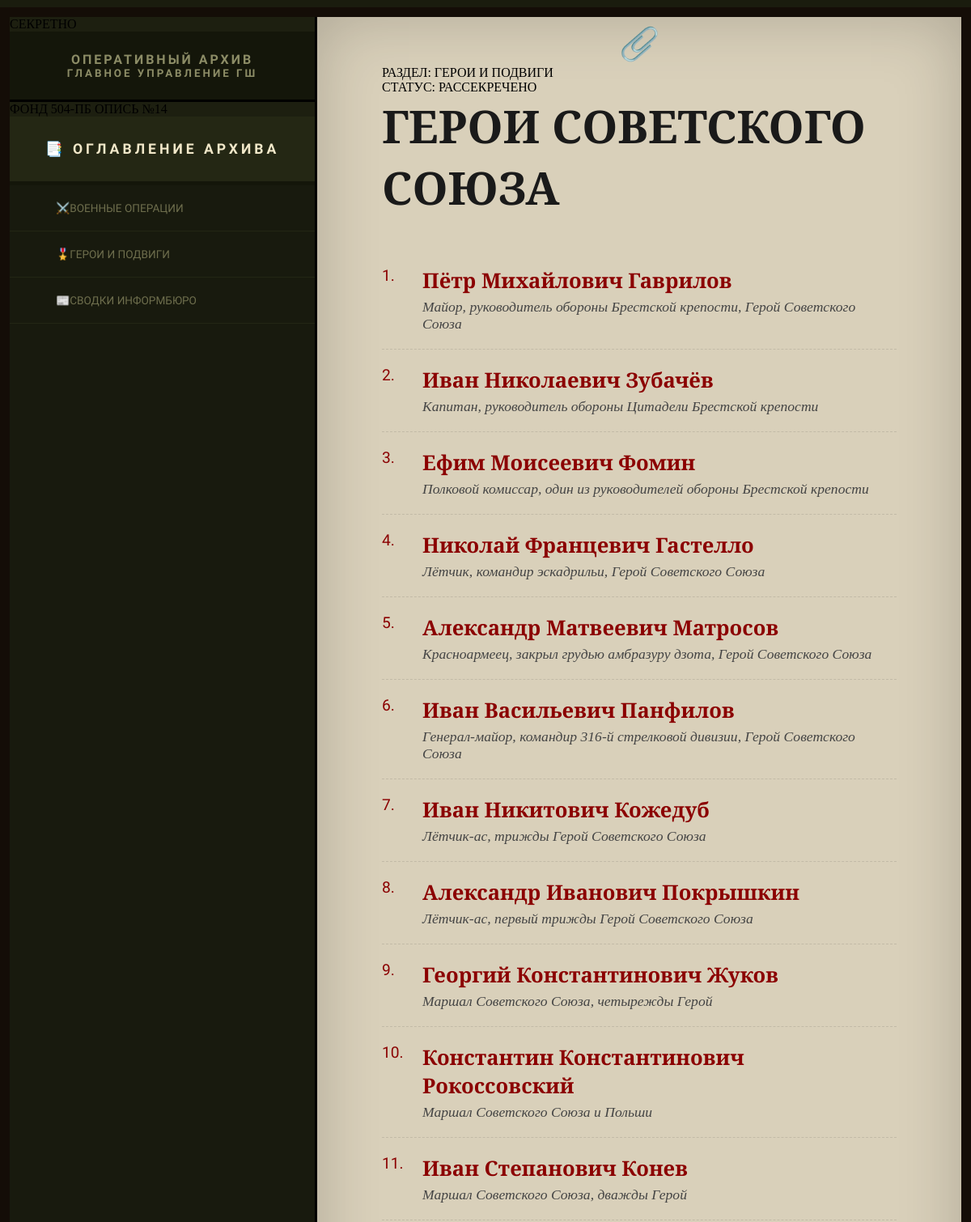
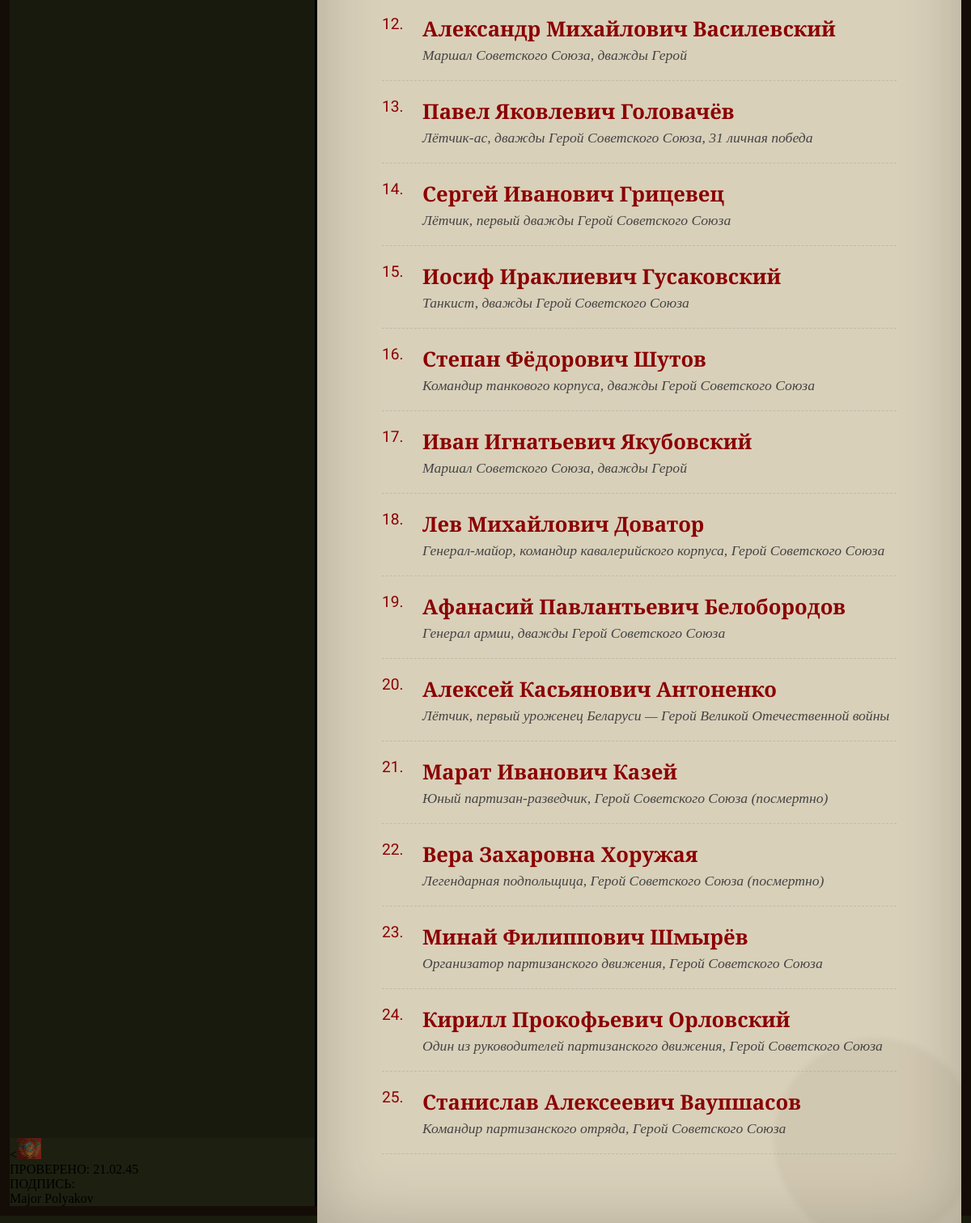
/heroes, run on the app's committed database (2 pictures, top to bottom).
### app.py (models this page shows)
class Hero(db.Model):
    id = db.Column(db.String(50), primary_key=True)
    name = db.Column(db.String(100), nullable=False)
    description = db.Column(db.String(200))
    text = db.Column(db.Text)
    image = db.Column(db.String(100))
    audio = db.Column(db.String(100))
    video = db.Column(db.String(100))
    lat = db.Column(db.Float)
    lng = db.Column(db.Float)

### app.py (the view)
@app.route('/heroes')
def heroes_list():
    heroes = Hero.query.all()
    return render_template('heroes.html', heroes=heroes)

### app.py (called while the page is built)
@app.context_processor
def inject_current_page():
    return dict(current_page=request.path)

### templates/heroes.html
{% extends "base.html" %}
{% block content %}
<div class="archive-intro">
    <div class="inventory-tag">РАЗДЕЛ: ГЕРОИ И ПОДВИГИ<br>СТАТУС: РАССЕКРЕЧЕНО</div>
    <h1>ГЕРОИ СОВЕТСКОГО СОЮЗА</h1>
    <ul class="archive-toc">
        {% for hero in heroes %}
        <li>
            <a href="/hero/{{ hero.id }}" class="toc-link">
                <span class="toc-num">{{ loop.index }}.</span>
                <div class="toc-content">
                    <h3>{{ hero.name }}</h3>
                    <p>{{ hero.description }}</p>
                </div>
            </a>
        </li>
        {% endfor %}
    </ul>
    <div class="stain"></div>
</div>
{% endblock %}

### templates/base.html (shortened to what this page needs)
<html lang="ru">
<head>
    <link rel="stylesheet" href="{{ url_for('static', filename='css/style.css') }}">
</head>
<body>
    <div class="tablet-frame">
        <aside class="sidebar">
            <div class="sidebar-stamp">СЕКРЕТНО</div>
            <h2>ОПЕРАТИВНЫЙ АРХИВ<br><small>ГЛАВНОЕ УПРАВЛЕНИЕ ГШ</small></h2>
            <div class="archive-codes">
                <span>ФОНД 504-ПБ</span>
                <span>ОПИСЬ №14</span>
            </div>
            <nav class="nav-menu">
                <a href="/" class="home-link"><span class="nav-icon">📑</span> ОГЛАВЛЕНИЕ АРХИВА</a>
                <a href="/operations" class="nav-link"><span class="nav-icon">⚔️</span> ВОЕННЫЕ ОПЕРАЦИИ</a>
                <a href="/heroes" class="nav-link"><span class="nav-icon">🎖️</span> ГЕРОИ И ПОДВИГИ</a>
                <a href="/reports" class="nav-link"><span class="nav-icon">📰</span> СВОДКИ ИНФОРМБЮРО</a>
            </nav>
            <div class="sidebar-footer">
                <div class="footer-row">
                    <<img src="{{ url_for('static', filename='images/soviet_gerb.png') }}" width="30" style="opacity:0.5;">
                    <div class="footer-text">ПРОВЕРЕНО: 21.02.45<br>ПОДПИСЬ:</div>
                </div>
                <div class="sidebar-signature">Major Polyakov</div>
            </div>
        </aside>
        <main class="paper-sheet">
            {% block content %}{% endblock %}
        </main>
    </div>
</body>
</html>

### static/css/style.css (style rules this page uses)
* { box-sizing: border-box; }
html, body { margin: 0; padding: 0; width: 100%; height: 100%; background: #1a1c0e; overflow: hidden; display: flex; justify-content: center; align-items: center; }
.tablet-frame::before { content: ""; position: absolute; top: 0; left: 0; width: 100%; height: 100%; background: url('https://www.transparenttextures.com/patterns/old-map.png'); opacity: 0.05; pointer-events: none; z-index: 100; }
.tablet-frame { display: flex; width: 100vw; height: 100vh; background: #1e140a; border: 12px solid #140d07; box-shadow: inset 0 0 100px rgba(0,0,0,0.8); position: relative; }
.sidebar { width: 380px; background: #1d1f10; border-right: 3px solid #000; display: flex; flex-direction: column; z-index: 20; }
.sidebar h2 { background: #14160a; color: #8c8c66; font-family: 'Special Elite', cursive; font-size: 1rem; letter-spacing: 3px; text-align: center; padding: 25px 10px; margin: 0; text-transform: uppercase; border-bottom: 3px solid #000; }
.nav-menu { flex: 1; overflow-y: auto; background: #181a0e; }
.home-link { background: #242714 !important; color: #f2e8c9 !important; font-weight: bold; text-align: center; padding: 30px !important; text-transform: uppercase; letter-spacing: 4px; border-bottom: 5px solid #14160a !important; position: sticky; top: 0; z-index: 10; font-size: 1.1rem; font-family: 'Special Elite', cursive; display: block; text-decoration: none; }
.nav-link { display: flex; align-items: center; padding: 20px 30px; color: #6e6e4d; text-decoration: none !important; border-bottom: 1px solid #232614; font-family: 'Special Elite', cursive; font-size: 0.85rem; text-transform: uppercase; transition: 0.2s; }
.nav-link::before { content: "★"; margin-right: 15px; color: transparent; transition: 0.3s; }
.paper-sheet { flex: 1; height: 100vh; background: #d9d0ba; padding: 60px 80px; overflow-y: auto; position: relative; box-shadow: inset 0 0 80px rgba(0,0,0,0.2); display: flex; flex-direction: column; }
.paper-sheet::before { content: "📎"; position: absolute; top: 10px; left: 50%; font-size: 2.5rem; transform: translateX(-50%) rotate(90deg); opacity: 0.8; z-index: 10; }
.stain { position: absolute; bottom: -20px; right: -20px; width: 250px; height: 250px; background: rgba(84, 55, 33, 0.05); border-radius: 50%; pointer-events: none; border: 2px solid rgba(84, 55, 33, 0.03); filter: blur(3px); }
h1 { font-family: 'EB Garamond', serif; font-size: 3.5rem; margin: 0 0 10px 0; color: #1a1a1a; font-weight: 700; }
.archive-toc { list-style: none; padding: 0; margin-top: 40px; }
.archive-toc li { padding: 20px 0; border-bottom: 1px dashed rgba(0,0,0,0.1); display: flex; align-items: flex-start; transition: background-color 0.2s ease; }
.toc-num { font-family: 'Special Elite', cursive; color: #8b0000; font-size: 1.2rem; margin-right: 20px; min-width: 30px; }
.toc-content h3 { margin: 0; font-family: 'EB Garamond', serif; font-size: 1.6rem; }
.toc-content p { margin: 5px 0 0 0; font-family: 'EB Garamond', serif; font-size: 1.1rem; font-style: italic; color: #444; }
.archive-toc a { margin-left: auto; color: #8b0000; text-decoration: none; font-family: 'Special Elite', cursive; font-size: 0.9rem; align-self: center; }
.archive-toc li { padding: 0; }
.toc-link { display: flex; align-items: flex-start; width: 100%; padding: 20px 0; text-decoration: none; color: inherit; transition: background-color 0.2s ease; }

### data on the page
Hero: name "Пётр Михайлович Гаврилов", description "Майор, руководитель обороны Брестской крепости, Герой Советского Союза"
Hero: name "Иван Николаевич Зубачёв", description "Капитан, руководитель обороны Цитадели Брестской крепости"
Hero: name "Ефим Моисеевич Фомин", description "Полковой комиссар, один из руководителей обороны Брестской крепости"
Hero: name "Николай Францевич Гастелло", description "Лётчик, командир эскадрильи, Герой Советского Союза"
Hero: name "Александр Матвеевич Матросов", description "Красноармеец, закрыл грудью амбразуру дзота, Герой Советского Союза"
Hero: name "Иван Васильевич Панфилов", description "Генерал-майор, командир 316-й стрелковой дивизии, Герой Советского Союза"
Hero: name "Иван Никитович Кожедуб", description "Лётчик-ас, трижды Герой Советского Союза"
Hero: name "Александр Иванович Покрышкин", description "Лётчик-ас, первый трижды Герой Советского Союза"
Hero: name "Георгий Константинович Жуков", description "Маршал Советского Союза, четырежды Герой"
Hero: name "Константин Константинович Рокоссовский", description "Маршал Советского Союза и Польши"
Hero: name "Иван Степанович Конев", description "Маршал Советского Союза, дважды Герой"
Hero: name "Александр Михайлович Василевский", description "Маршал Советского Союза, дважды Герой"
Hero: name "Павел Яковлевич Головачёв", description "Лётчик-ас, дважды Герой Советского Союза, 31 личная победа"
Hero: name "Сергей Иванович Грицевец", description "Лётчик, первый дважды Герой Советского Союза"
Hero: name "Иосиф Ираклиевич Гусаковский", description "Танкист, дважды Герой Советского Союза"
Hero: name "Степан Фёдорович Шутов", description "Командир танкового корпуса, дважды Герой Советского Союза"
Hero: name "Иван Игнатьевич Якубовский", description "Маршал Советского Союза, дважды Герой"
Hero: name "Лев Михайлович Доватор", description "Генерал-майор, командир кавалерийского корпуса, Герой Советского Союза"
Hero: name "Афанасий Павлантьевич Белобородов", description "Генерал армии, дважды Герой Советского Союза"
Hero: name "Алексей Касьянович Антоненко", description "Лётчик, первый уроженец Беларуси — Герой Великой Отечественной войны"
Hero: name "Марат Иванович Казей", description "Юный партизан-разведчик, Герой Советского Союза (посмертно)"
Hero: name "Вера Захаровна Хоружая", description "Легендарная подпольщица, Герой Советского Союза (посмертно)"
Hero: name "Минай Филиппович Шмырёв", description "Организатор партизанского движения, Герой Советского Союза"
Hero: name "Кирилл Прокофьевич Орловский", description "Один из руководителей партизанского движения, Герой Советского Союза"
Hero: name "Станислав Алексеевич Ваупшасов", description "Командир партизанского отряда, Герой Советского Союза"
